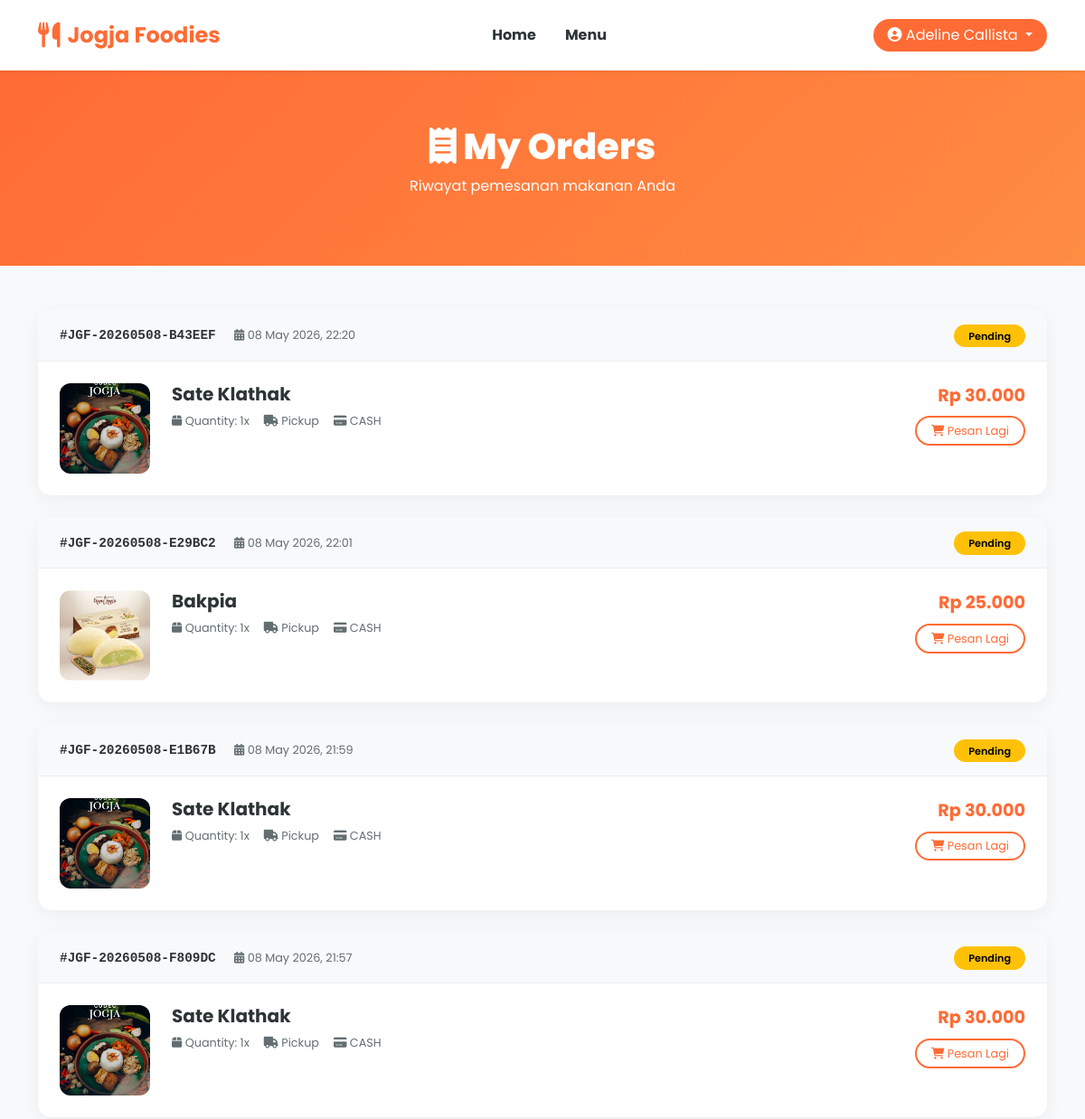
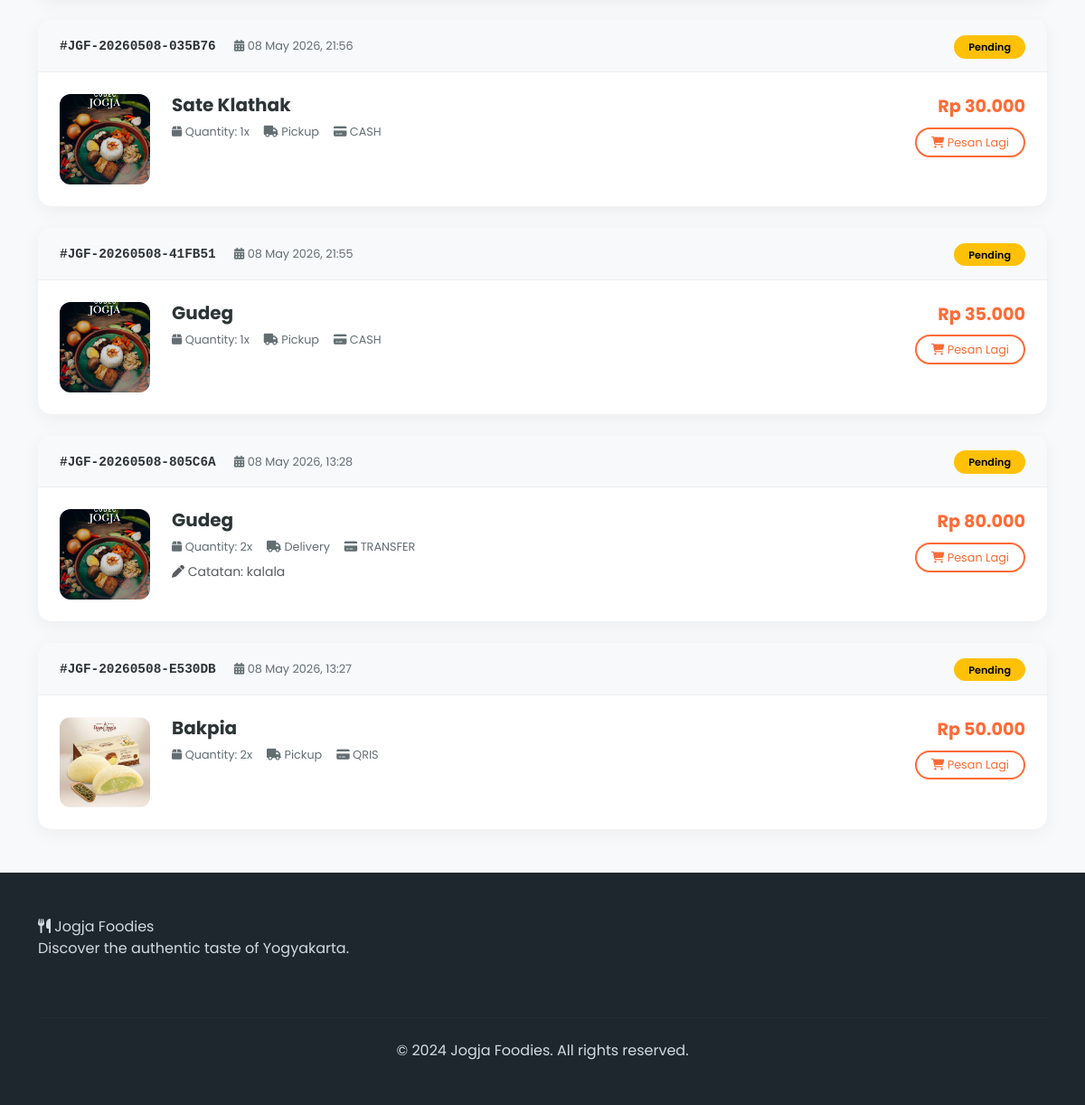
Page /my_orders.php (signed in) on the committed database (2 pictures, top to bottom).
### tables this page shows
CREATE TABLE `orders` (
  `id` int(11) NOT NULL,
  `order_number` varchar(20) NOT NULL,
  `user_id` int(11) NOT NULL,
  `food_id` int(11) NOT NULL,
  `food_name` varchar(100) NOT NULL,
  `quantity` int(11) NOT NULL,
  `price_per_item` int(11) NOT NULL,
  `delivery_fee` int(11) DEFAULT 0,
  `total_amount` int(11) NOT NULL,
  `delivery_method` enum('pickup','delivery') DEFAULT 'pickup',
  `payment_method` enum('cash','qris','transfer') DEFAULT 'cash',
  `notes` text DEFAULT NULL,
  `status` enum('pending','confirmed','processing','completed','cancelled') DEFAULT 'pending',
  `order_date` timestamp NOT NULL DEFAULT current_timestamp(),
  `created_at` datetime DEFAULT current_timestamp()
);

CREATE TABLE `foods` (
  `id` int(11) NOT NULL,
  `name` varchar(100) NOT NULL,
  `description` text DEFAULT NULL,
  `price` decimal(10,2) DEFAULT NULL,
  `image` varchar(255) DEFAULT NULL,
  `category` varchar(50) DEFAULT NULL,
  `location` varchar(255) DEFAULT NULL,
  `rating` decimal(2,1) DEFAULT 0.0,
  `created_at` timestamp NOT NULL DEFAULT current_timestamp()
);

### my_orders.php (the view, shortened to what this page needs)
<?php
require_once 'config/koneksi.php';
$user_id = $_SESSION['user_id'];
$query = "SELECT o.*, f.name as food_name
          FROM orders o
          LEFT JOIN foods f ON o.food_id = f.id
          WHERE o.user_id = $user_id
          ORDER BY o.id DESC";
$result = mysqli_query($konek, $query);
$orders = [];
while ($row = mysqli_fetch_assoc($result)) {
    $orders[] = $row;
}
function getFoodImageFromName($food_name) {
    $clean_name = strtolower(str_replace(' ', '', $food_name));
    if(strpos($clean_name, 'gudeg') !== false) return 'assets/gudeg.jpeg';
    if(strpos($clean_name, 'bakpia') !== false) return 'assets/bakpia.jpeg';
    return 'assets/gudeg.jpeg';
}
?>
<!DOCTYPE html>
<html lang="id">
<head>
    <link href="https://cdn.jsdelivr.net/npm/bootstrap@5.3.0/dist/css/bootstrap.min.css" rel="stylesheet">
    <link rel="stylesheet" href="https://cdnjs.cloudflare.com/ajax/libs/font-awesome/6.4.0/css/all.min.css">
</head>
<body>
<nav class="navbar navbar-expand-lg navbar-light bg-white sticky-top shadow-sm">
    <div class="container">
        <a class="navbar-brand d-flex align-items-center" href="index.php">
            <i class="fas fa-utensils fs-3 me-2" style="color: #FF6B35;"></i>
            <span class="fw-bold fs-4" style="color: #FF6B35;">Jogja Foodies</span>
        </a>
        <div class="collapse navbar-collapse" id="navbarNav">
            <ul class="navbar-nav mx-auto">
                <li class="nav-item">
                    <a class="nav-link fw-bold <?= ($current_page == 'index.php') ? 'active-red' : '' ?>" href="index.php">Home</a>
                </li>
                <li class="nav-item">
                    <a class="nav-link fw-bold" href="menu.php">Menu</a>
                </li>
            </ul>
        </div>
        <div class="d-flex align-items-center" style="gap: 10px;">
            <?php if(isset($_SESSION['user_id'])): ?>
                <div class="dropdown d-inline-block">
                    <button class="btn rounded-pill px-3 dropdown-toggle" type="button" data-bs-toggle="dropdown" style="background: #FF6B35; color: white; border: none;">
                        <i class="fas fa-user-circle"></i> <?= htmlspecialchars($_SESSION['full_name'] ?? $_SESSION['username']) ?>
                    </button>
                </div>
            <?php else: ?>
                <a href="login.php" class="btn rounded-pill px-3 me-2 fw-bold" style="background: #FF6B35; color: white;">Masuk</a>
                <a href="register.php" class="btn rounded-pill px-3 fw-bold" style="border: 2px solid #FF6B35; color: #FF6B35;">Daftar</a>
            <?php endif; ?>
        </div>
    </div>
</nav>
<section class="page-header">
    <div class="container">
        <h1><i class="fas fa-receipt"></i> My Orders</h1>
        <p>Riwayat pemesanan makanan Anda</p>
    </div>
</section>
<section class="container my-5">
    <?php if(count($orders) > 0): ?>
        <?php foreach($orders as $order): ?>
        <div class="order-card">
            <div class="order-header">
                <div>
                    <span class="order-number">#<?php echo htmlspecialchars($order['order_number']); ?></span>
                    <span class="order-date ms-3">
                        <i class="fas fa-calendar-alt"></i> <?php echo date('d M Y, H:i', strtotime($order['created_at'] ?? $order['order_date'] ?? 'now')); ?>
                    </span>
                </div>
                <div>
                    <span class="status-badge status-<?php echo $order['status']; ?>">
                        <?php echo ucfirst($order['status']); ?>
                    </span>
                </div>
            </div>
            <div class="order-body">
                <img src="<?php echo getFoodImageFromName($order['food_name']); ?>" alt="<?php echo htmlspecialchars($order['food_name']); ?>" class="order-image">
                <div class="order-details">
                    <h5><?php echo htmlspecialchars($order['food_name']); ?></h5>
                    <div class="order-meta">
                        <span><i class="fas fa-box"></i> Quantity: <?php echo $order['quantity']; ?>x</span>
                        <span><i class="fas fa-truck"></i> <?php echo ucfirst($order['delivery_method']); ?></span>
                        <span><i class="fas fa-credit-card"></i> <?php echo strtoupper($order['payment_method']); ?></span>
                    </div>
                    <?php if(!empty($order['notes'])): ?>
                        <p class="text-muted small mt-2"><i class="fas fa-pen"></i> Catatan: <?php echo htmlspecialchars($order['notes']); ?></p>
                    <?php endif; ?>
                </div>
                <div class="text-end">
                    <div class="order-total mb-2">Rp <?php echo number_format($order['total_amount'], 0, ',', '.'); ?></div>
                    <a href="order.php?id=<?php echo $order['food_id']; ?>" class="btn-order-again">
                        <i class="fas fa-shopping-cart"></i> Pesan Lagi
                    </a>
                </div>
            </div>
        </div>
        <?php endforeach; ?>
    <?php endif; ?>
</section>
<footer>
    <div class="container">
        <div class="row">
            <div class="col-md-4 mb-4">
                <div class="footer-brand">
                    <i class="fas fa-utensils"></i> Jogja Foodies
                </div>
                <p>Discover the authentic taste of Yogyakarta.</p>
            </div>
        </div>
        <hr class="my-4" style="border-color: rgba(255,255,255,0.1);">
        <div class="text-center">
            <p>&copy; 2024 Jogja Foodies. All rights reserved.</p>
        </div>
    </div>
</footer>
</body>
</html>

### my_orders.php (style rules this page uses)
* { margin: 0; padding: 0; box-sizing: border-box; }
body { font-family: 'Poppins', sans-serif; background: #f8f9fa; color: #2d3436; }
.navbar { background: #ffffff; box-shadow: 0 2px 20px rgba(0,0,0,0.08); padding: 1rem 0; }
.navbar-brand { font-size: 1.8rem; font-weight: 800; color: #FF6B35 !important; }
.navbar-brand i { color: #FF6B35; }
.nav-link { color: #2d3436 !important; font-weight: 500; margin: 0 0.5rem; transition: all 0.3s; }
.page-header { background: linear-gradient(135deg, #FF6B35, #FF8C42); padding: 60px 0; color: white; text-align: center; }
.page-header h1 { font-size: 2.5rem; font-weight: 800; margin-bottom: 0.5rem; }
.order-card { background: white; border-radius: 15px; overflow: hidden; box-shadow: 0 5px 20px rgba(0,0,0,0.05); transition: all 0.3s; margin-bottom: 1.5rem; }
.order-header { background: #f8f9fa; padding: 1rem 1.5rem; border-bottom: 1px solid #eee; display: flex; justify-content: space-between; align-items: center; flex-wrap: wrap; }
.order-number { font-family: monospace; font-weight: bold; font-size: 0.9rem; }
.order-date { font-size: 0.8rem; color: #636e72; }
.order-body { display: flex; padding: 1.5rem; gap: 1.5rem; flex-wrap: wrap; }
.order-image { width: 100px; height: 100px; border-radius: 12px; object-fit: cover; }
.order-details { flex: 1; }
.order-details h5 { font-weight: 700; margin-bottom: 0.5rem; }
.order-meta { display: flex; gap: 1rem; flex-wrap: wrap; margin-top: 0.5rem; }
.order-meta span { font-size: 0.8rem; color: #636e72; }
.order-total { font-weight: 700; color: #FF6B35; font-size: 1.2rem; }
.status-badge { padding: 0.3rem 1rem; border-radius: 50px; font-size: 0.7rem; font-weight: 600; }
.status-pending { background: #ffc107; color: #000; }
.btn-order-again { background: transparent; border: 2px solid #FF6B35; border-radius: 50px; padding: 0.3rem 1rem; color: #FF6B35; font-size: 0.8rem; text-decoration: none; transition: all 0.3s; display: inline-block; }
footer { background: #1e272e; color: #d2dae2; padding: 3rem 0 2rem; margin-top: 3rem; }

### rows in the picture
orders: order_number "JGF-20260508-B43EEF", created_at "08 May 2026, 22:20", status "Pending", food.name "Sate Klathak", quantity "1", delivery_method "Pickup", payment_method "CASH", total_amount "30.000"
orders: order_number "JGF-20260508-E29BC2", created_at "08 May 2026, 22:01", status "Pending", food.name "Bakpia", quantity "1", delivery_method "Pickup", payment_method "CASH", total_amount "25.000"
orders: order_number "JGF-20260508-E1B67B", created_at "08 May 2026, 21:59", status "Pending", food.name "Sate Klathak", quantity "1", delivery_method "Pickup", payment_method "CASH", total_amount "30.000"
orders: order_number "JGF-20260508-F809DC", created_at "08 May 2026, 21:57", status "Pending", food.name "Sate Klathak", quantity "1", delivery_method "Pickup", payment_method "CASH", total_amount "30.000"
orders: order_number "JGF-20260508-035B76", created_at "08 May 2026, 21:56", status "Pending", food.name "Sate Klathak", quantity "1", delivery_method "Pickup", payment_method "CASH", total_amount "30.000"
orders: order_number "JGF-20260508-41FB51", created_at "08 May 2026, 21:55", status "Pending", food.name "Gudeg", quantity "1", delivery_method "Pickup", payment_method "CASH", total_amount "35.000"
orders: order_number "JGF-20260508-805C6A", created_at "08 May 2026, 13:28", status "Pending", food.name "Gudeg", quantity "2", delivery_method "Delivery", payment_method "TRANSFER", notes "kalala", total_amount "80.000"
orders: order_number "JGF-20260508-E530DB", created_at "08 May 2026, 13:27", status "Pending", food.name "Bakpia", quantity "2", delivery_method "Pickup", payment_method "QRIS", total_amount "50.000"

### other values in the picture
$_SESSION['full_name'] "Adeline Callista"
